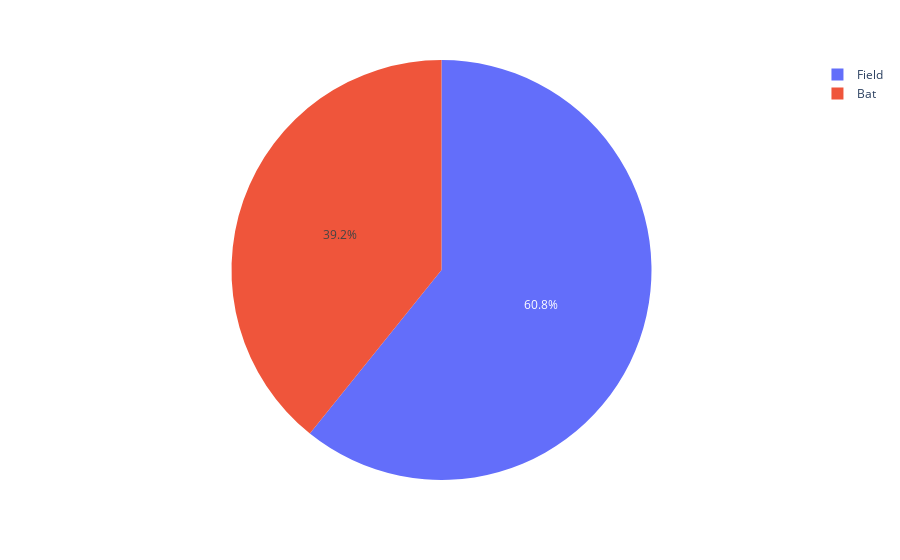

Write notebook code for a chart like this one.
### Code cell
fig = px.pie(df['toss_decision'], values=values, names=['Field','Bat'])
fig.show()

### Figure 1 — Plotly figure (JSON) as saved in the notebook; plotly's stock layout.template omitted (floating-point values rounded to 4 significant figures)
{"data": [{"domain": {"x": [0, 1], "y": [0, 1]}, "hovertemplate": "label=%{label}<br>value=%{value}<extra></extra>", "labels": ["Field", "Bat"], "legendgroup": "", "name": "", "showlegend": true, "type": "pie", "values": [496, 320]}], "layout": {"legend": {"tracegroupgap": 0}, "margin": {"t": 60}}}
